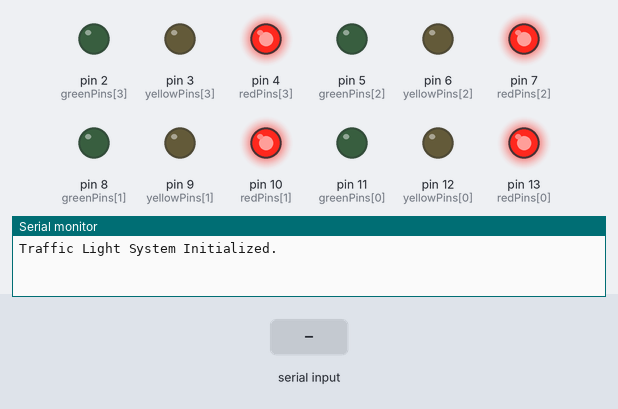
A sketch run on a simulated Arduino Uno, built with avr-gcc and run on an emulated ATmega328P. Shown: output pins drawn as LEDs (lit = HIGH), the last lines printed to the serial monitor. Inputs (shaded band) come from the test bench.

Above: at 1.2 s.
1.3 s: "90,45,200\n" received over Serial
At 2.2 s:
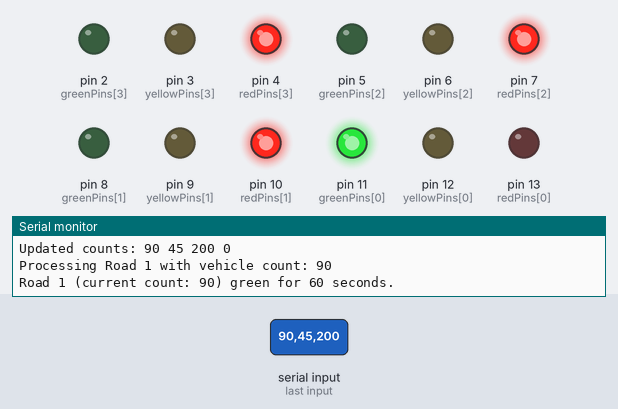
Timing chart, 0 to 4.3 s (numbered marks = the images above; inputs shaded):
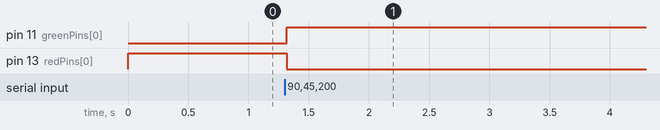

The sketch:

sketch_mar12b.ino
```cpp
#include <Arduino.h>
#include <string.h>

// Pin definitions for 4 roads (each road: red, yellow, green)
const int redPins[4]    = {13, 10, 7, 4};
const int yellowPins[4] = {12, 9, 6, 3};
const int greenPins[4]  = {11, 8, 5, 2};

// Fixed yellow light duration (in milliseconds)
const unsigned long yellowTime = 2000; // 2 seconds

// Global counts array for 4 roads; updated continuously from Serial
int counts[4] = {0, 0, 0, 0};
int roadIndex = 0; // Track which road is currently being processed

// Function: Determines green light duration (in seconds) based on vehicle count
int findTime(int cnt) {
  if (cnt >= 50) return 60;
  if (cnt >= 40) return 50;
  if (cnt >= 30) return 40;
  if (cnt >= 20) return 30;
  if (cnt >= 10) return 20;
  return 10;
}

// Helper: Sets all roads to red (turns off yellow and green LEDs)
void setAllRoadsToRed() {
  for (int i = 0; i < 4; i++) {
    digitalWrite(redPins[i], HIGH);
    digitalWrite(yellowPins[i], LOW);
    digitalWrite(greenPins[i], LOW);
  }
}

// Function: Waits for the latest data before processing a road
void waitForLatestData() {
  while (Serial.available() == 0) {
    // Do nothing, just wait
  }
  updateCountsFromSerial();  // Read the latest data
}

// Function: Updates counts from Serial if new data is available
void updateCountsFromSerial() {
  if (Serial.available() > 0) {
    String inputLine = Serial.readStringUntil('\n');
    inputLine.trim(); // Remove extra whitespace

    char buf[50];
    inputLine.toCharArray(buf, 50);

    int index = 0;
    char* token = strtok(buf, " ,"); // Tokenize by space or comma
    while (token != NULL && index < 4) {
      counts[index] = atoi(token);
      token = strtok(NULL, " ,");
      index++;
    }

    // Debugging: Print updated counts
    Serial.print("Updated counts: ");
    for (int i = 0; i < 4; i++) {
      Serial.print(counts[i]);
      Serial.print(" ");
    }
    Serial.println();
  }
}

void setup() {
  // Initialize LED pins as outputs for all roads
  for (int i = 0; i < 4; i++) {
    pinMode(redPins[i], OUTPUT);
    pinMode(yellowPins[i], OUTPUT);
    pinMode(greenPins[i], OUTPUT);
  }

  // Start Serial communication
  Serial.begin(9600);
  while (!Serial) {
    ; // Wait for serial port connection (for some boards)
  }

  Serial.println("Traffic Light System Initialized.");
  setAllRoadsToRed();
}

void loop() {
  // **Wait for new data before processing the current road**
  waitForLatestData();

  // Get the road to process
  int road = roadIndex;
  int greenSeconds = findTime(counts[road]);
  unsigned long greenTime = greenSeconds * 1000UL; // Convert to milliseconds

  setAllRoadsToRed();  // Ensure all roads are red before turning one green

  // Print the count for the current road
  Serial.print("Processing Road ");
  Serial.print(road + 1);
  Serial.print(" with vehicle count: ");
  Serial.println(counts[road]);

  // Activate the current road (turn green)
  digitalWrite(redPins[road], LOW);
  digitalWrite(greenPins[road], HIGH);

  Serial.print("Road ");
  Serial.print(road + 1);
  Serial.print(" (current count: ");
  Serial.print(counts[road]);
  Serial.print(") green for ");
  Serial.print(greenSeconds);
  Serial.println(" seconds.");

  delay(greenTime);  // Keep green for calculated time

  // Transition to yellow
  digitalWrite(greenPins[road], LOW);
  digitalWrite(yellowPins[road], HIGH);
  Serial.print("Road ");
  Serial.print(road + 1);
  Serial.println(" yellow.");
  delay(yellowTime);

  // Turn yellow off and restore red
  digitalWrite(yellowPins[road], LOW);
  digitalWrite(redPins[road], HIGH);

  // **Send acknowledgment after processing one road**
  Serial.println("DONE");

  // Move to the next road (cycle through 0-3)
  roadIndex = (roadIndex + 1) % 4;
}
```

Measured:
- after the input at 1.3 s, pin 11 (greenPins[0]): LOW → HIGH at once; pin 13 (redPins[0]): HIGH → LOW at once
